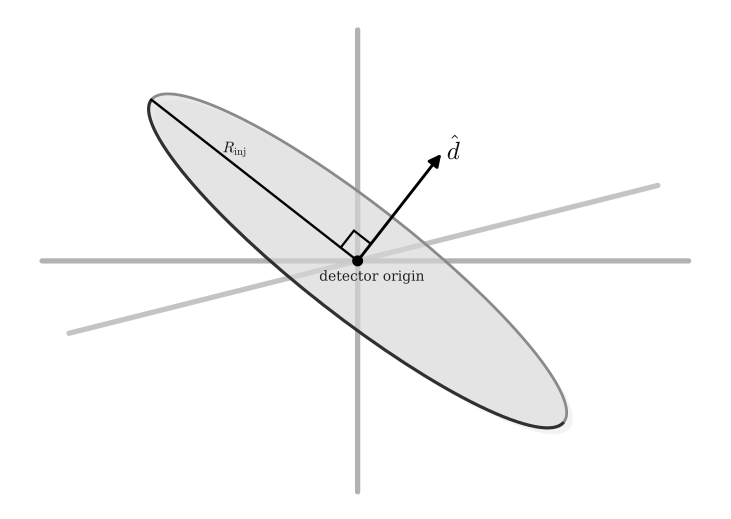

Source code (Python):
from pathlib import Path
import os

import numpy as np


OUT_DIR = Path(__file__).resolve().parent
os.environ.setdefault("MPLCONFIGDIR", str(OUT_DIR / ".mplconfig"))
os.environ.setdefault("XDG_CACHE_HOME", str(OUT_DIR / ".cache"))
os.environ.setdefault("FC_CACHEDIR", str(OUT_DIR / ".cache" / "fontconfig"))

import matplotlib as mpl

mpl.use("Agg")
import matplotlib.pyplot as plt
from matplotlib.patches import Arc, Ellipse, FancyArrowPatch


mpl.rcParams.update(
    {
        "text.usetex": False,
        "font.family": "serif",
        "font.size": 11,
        "mathtext.fontset": "cm",
        "axes.linewidth": 0.8,
        "figure.dpi": 150,
        "savefig.dpi": 300,
    }
)


PNG_OUT = OUT_DIR / "figure_01_direction_disk.png"
PDF_OUT = OUT_DIR / "figure_01_direction_disk.pdf"


def unit(angle_deg: float) -> np.ndarray:
    angle = np.deg2rad(angle_deg)
    return np.array([np.cos(angle), np.sin(angle)])


def draw_line(ax, p1, p2, **kwargs):
    ax.plot([p1[0], p2[0]], [p1[1], p2[1]], **kwargs)


def main() -> None:
    fig, ax = plt.subplots(figsize=(7.8, 5.2))
    fig.patch.set_facecolor("white")
    ax.set_facecolor("white")
    ax.set_aspect("equal")
    ax.axis("off")

    origin = np.array([0.0, 0.0])

    direction_angle = 52
    disk_angle = direction_angle - 90
    disk_dir = unit(disk_angle)
    nu_dir = unit(direction_angle)

    # Detector-coordinate axes, kept subtle so the injection construction dominates.
    axis_style = dict(color="#b2b2b2", lw=3.8, solid_capstyle="round", zorder=1)
    draw_line(ax, np.array([-4.1, 0.0]), np.array([4.3, 0.0]), **axis_style)
    draw_line(ax, np.array([0.0, -3.0]), np.array([0.0, 3.0]), **axis_style)
    draw_line(
        ax,
        np.array([-3.75, -0.94]),
        np.array([3.9, 0.98]),
        color="#c4c4c4",
        lw=3.8,
        solid_capstyle="round",
        zorder=0,
    )

    # Disk appears as an ellipse because the disk plane is viewed obliquely.
    # A small offset copy and split outline give a simple pseudo-3D thickness.
    disk_shadow = Ellipse(
        xy=origin + np.array([0.08, -0.08]),
        width=6.8,
        height=1.45,
        angle=disk_angle,
        facecolor="#bfbfbf",
        edgecolor="none",
        alpha=0.18,
        zorder=1,
    )
    ax.add_patch(disk_shadow)

    disk = Ellipse(
        xy=origin,
        width=6.8,
        height=1.45,
        angle=disk_angle,
        facecolor="#d9d9d9",
        edgecolor="none",
        alpha=0.58,
        zorder=2,
    )
    ax.add_patch(disk)

    ax.add_patch(
        Arc(
            origin,
            width=6.8,
            height=1.45,
            angle=disk_angle,
            theta1=0,
            theta2=180,
            color="#8a8a8a",
            lw=2.0,
            zorder=3,
        )
    )
    ax.add_patch(
        Arc(
            origin,
            width=6.8,
            height=1.45,
            angle=disk_angle,
            theta1=180,
            theta2=360,
            color="#303030",
            lw=2.3,
            zorder=4,
        )
    )

    disk_axis = 3.4 * disk_dir
    radius_end = -disk_axis
    draw_line(ax, origin, radius_end, color="black", lw=1.7, zorder=5)

    arrow_start = origin
    arrow_end = 1.8 * nu_dir
    ax.add_patch(
        FancyArrowPatch(
            arrow_start,
            arrow_end,
            arrowstyle="-|>",
            mutation_scale=18,
            lw=2.1,
            color="black",
            zorder=6,
        )
    )

    # Right-angle marker: the sampled disk is perpendicular to the neutrino path.
    marker_size = 0.28
    radius_dir = radius_end / np.linalg.norm(radius_end)
    right_angle_points = np.array(
        [
            marker_size * nu_dir,
            marker_size * nu_dir + marker_size * radius_dir,
            marker_size * radius_dir,
        ]
    )
    ax.plot(
        right_angle_points[:, 0],
        right_angle_points[:, 1],
        color="black",
        lw=1.6,
        solid_capstyle="butt",
        solid_joinstyle="miter",
        zorder=9,
    )

    ax.scatter([0], [0], s=48, color="black", zorder=8)

    ax.text(
        -0.5,
        -0.12,
        "detector origin",
        ha="left",
        va="top",
        color="#222222",
        fontsize=10,
    )
    ax.text(
        *(arrow_end + np.array([0.05, -0.00])),
        r"$\hat{d}$",
        ha="left",
        va="center",
        color="#111111",
        fontsize=18,
    )
    ax.text(
        *(0.55 * radius_end + np.array([-0.12, 0.18])),
        r"$R_{\mathrm{inj}}$",
        ha="center",
        va="bottom",
        color="#111111",
        fontsize=11,
    )
    ax.set_xlim(-4.6, 4.8)
    ax.set_ylim(-3.3, 3.35)
    fig.tight_layout(pad=0.25)

    # fig.savefig(PNG_OUT, bbox_inches="tight", pad_inches=0.03)
    fig.savefig(PDF_OUT, bbox_inches="tight", pad_inches=0.03)
    plt.close(fig)
    print(PNG_OUT)
    print(PDF_OUT)


if __name__ == "__main__":
    main()
